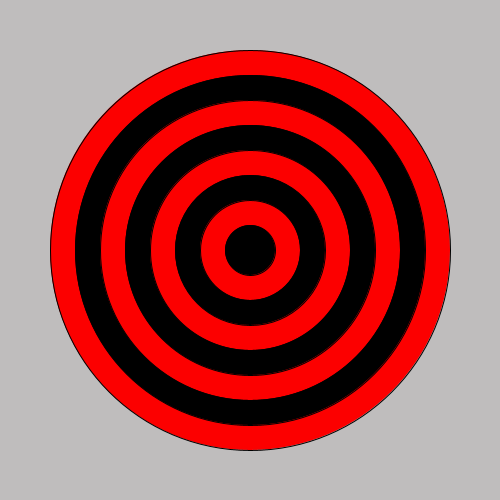
Frame 1 (no input)
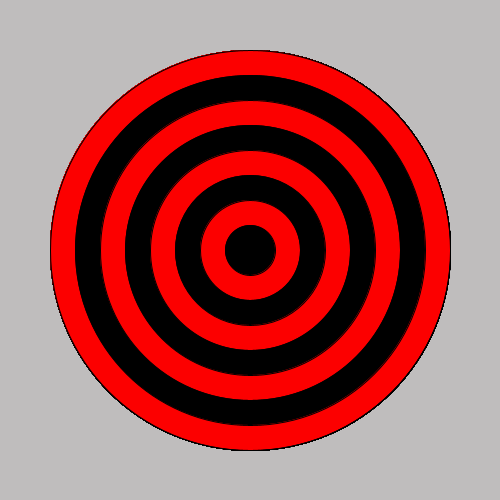
Frame 60 (the mouse pressed at the canvas centre just before this capture)
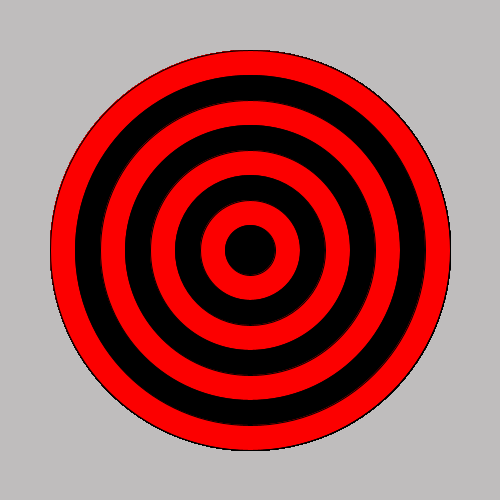
Frame 120 (the mouse held since frame 60 and released just before this capture)

The Processing sketch that drew these frames (run headless with seeded random() and noise(); from frame 60 on, the mouse is pressed at the canvas centre):

// Processing sketch: bullseye
// ── bullseye.pde
void setup(){
 size(500,500); 
 background(191,189,189);
}

void draw(){
  for (int i=8; i>=0; i--) {
    if (i % 2 == 0) {
      fill(252,0,0);
    }
    else {
      fill(0,0,0);
    }
    ellipse(250,250,i*50,i*50);
  }
}
                            
